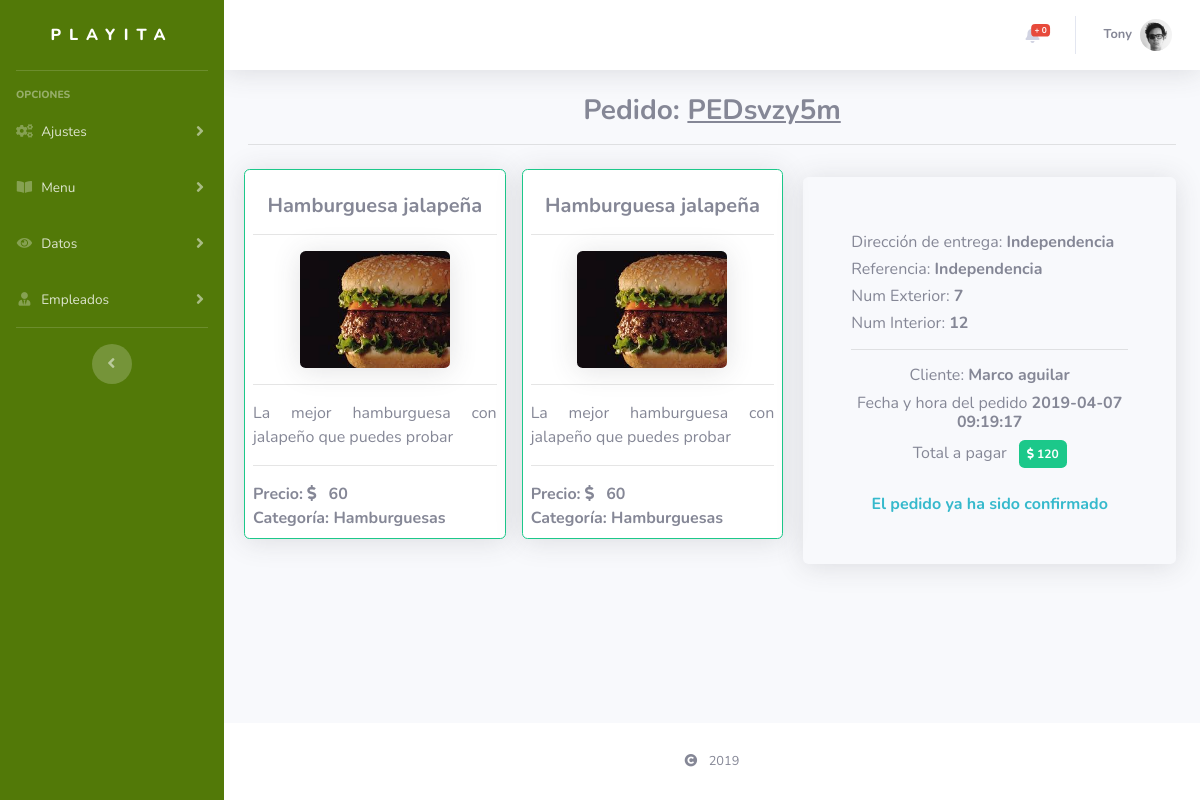
Screenshot of /modadm/detPed/PEDsvzy5m/ (signed in) with the database file from the repository.
### tables this page shows
CREATE TABLE `det_pedido` (
  `id_detpedido` int(11) NOT NULL,
  `id_carrito` int(11) DEFAULT NULL,
  `id_direccion` int(11) DEFAULT NULL,
  `confirm_ped` tinyint(4) DEFAULT NULL,
  `fecha_hora_ped` datetime DEFAULT NULL,
  `fecha_confirm_ped` datetime DEFAULT NULL,
  `cod_conf` varchar(50) DEFAULT NULL
);

CREATE TABLE `plat_menu` (
  `id_platillo` int(11) NOT NULL,
  `id_categoria` int(11) DEFAULT NULL,
  `nombre_plat` varchar(50) DEFAULT NULL,
  `descripcion_plat` varchar(500) DEFAULT NULL,
  `precio_plat` float DEFAULT NULL,
  `tiempo_prepare` varchar(50) DEFAULT NULL,
  `imagen_plat1` varchar(100) DEFAULT NULL,
  `imagen_plat2` varchar(100) DEFAULT NULL,
  `estado_plat` tinyint(4) DEFAULT NULL
);

CREATE TABLE `categoria` (
  `id_categoria` int(11) NOT NULL,
  `nombre_cat` varchar(50) DEFAULT NULL,
  `descripcion_cat` varchar(500) DEFAULT NULL,
  `estado_cat` tinyint(4) DEFAULT NULL
);

### models/admin.model.php (called while the page is built)
<?php
class Administrador {
	function detailsAdmin($keyAdm) {
		try {
			$dbc = new Connect();
			$dbc = $dbc -> getDB();
			$stmt = $dbc -> prepare("SELECT * FROM admin WHERE id_admin = :keyAdm");
			$stmt -> bindParam("keyAdm", $keyAdm, PDO::PARAM_INT);
			$stmt -> execute();
			$data = $stmt -> fetch(PDO::FETCH_OBJ);
			return $data;
		} catch (PDOException $e) {
			echo '{"error":{"text":'.$e->getMessage().'}}';
		} finally {
			$dbc = null; $stmt = null; $data = null;
		}
	}
}

### modadm/adm/detPed.php (the view, shortened to what this page needs)
<?php
$cod = explode("/", $_GET['view']);
$valRec = $cod[1];
?>
<div class="container-fluid animated fadeIn delay-1s mt-4">
	<h3 class="text-center font-weight-bold">
		Pedido: <a style="text-decoration: underline;"><?php echo $valRec; ?></a>
	</h3>
	<hr>
	<div class="row">
		<div class="col-sm-7">
			<div class="row">
				<?php
					$dbc = new Connect();
					$dbc = $dbc -> getDB();
					$dataPed = $dbc -> prepare("SELECT dp.id_detpedido, dp.confirm_ped, dp.fecha_hora_ped, car.fecha_dat, car.estad_car, pm.nombre_plat, pm.descripcion_plat, pm.precio_plat, pm.imagen_plat1, ct.nombre_cat, cl.nombre_cli, cl.telefono_cli, dr.direccion_cli, dr.referencia_cli, dr.num_ext, dr.num_int FROM det_pedido dp  INNER JOIN carrito car ON car.id_carrito = dp.id_carrito INNER JOIN plat_menu pm ON pm.id_platillo = car.id_platillo INNER JOIN categoria ct ON ct.id_categoria = pm.id_categoria INNER JOIN clientes cl ON cl.id_cliente = car.id_cliente INNER JOIN direcciones dr ON dr.id_direccion = dp.id_direccion WHERE dp.cod_conf = :valRec");
					$dataPed -> bindParam("valRec", $valRec, PDO::PARAM_STR);
					$dataPed -> execute();
					while ($dp = $dataPed -> fetch(PDO::FETCH_OBJ)) {
				?>
					<div class="col-sm-6 p-2">
						<div class="border rounded border-success shadow p-2 bg-white">
							<h5 class="card-title text-center font-weight-bold mt-3">
								<?php echo $dp->nombre_plat; ?>
							</h5>
							<hr>
							<div class="text-center mb-3 mt-3">
								<img src="<?php echo SERVERURL; ?>files/platillos/<?php echo $dp->imagen_plat1; ?>" width="150" class="rounded shadow" alt="">
							</div>
							<hr>
							<p class="text-justify">
								<?php echo $dp->descripcion_plat; ?>
							</p>
							<hr>
							<div class="text-left">
								<b>Precio: <i class="fas fa-dollar-sign mr-2"></i> <?php echo $dp->precio_plat; ?> </b>
								<br>
								<b>Categoría: </i> <?php echo $dp->nombre_cat; ?> </b>
							</div>
						</div>
					</div>
				<?php
					}
				?>
			</div>
		</div>
		<div class="col-sm-5 mt-3">
			<?php
				$datPedido = $dbc -> prepare("SELECT dp.confirm_ped, dp.fecha_hora_ped, cl.nombre_cli, cl.telefono_cli, dr.direccion_cli, dr.referencia_cli, dr.num_ext, dr.num_int FROM det_pedido dp  INNER JOIN carrito car ON car.id_carrito = dp.id_carrito INNER JOIN plat_menu pm ON pm.id_platillo = car.id_platillo INNER JOIN categoria ct ON ct.id_categoria = pm.id_categoria INNER JOIN clientes cl ON cl.id_cliente = car.id_cliente INNER JOIN direcciones dr ON dr.id_direccion = dp.id_direccion WHERE dp.cod_conf = :valRec LIMIT 1");
				$datPedido -> bindParam("valRec", $valRec, PDO::PARAM_STR);
				$datPedido -> execute();
				$dped = $datPedido -> fetch(PDO::FETCH_OBJ);
			?>
			<div class="rounded p-5 shadow">
				<h6 class="text-left mt-2">
					Dirección de entrega:
					<b>
						<?php echo $dped -> direccion_cli; ?>
					</b>
				</h6>
				<h6 class="text-left mt-2">
					Referencia:
					<b>
						<?php echo $dped -> direccion_cli; ?>
					</b>
				</h6>
				<h6 class="text-left mt-2">
					Num Exterior:
					<b>
						<?php echo $dped -> num_int; ?>
					</b>
				</h6>
				<h6 class="text-left mt-2">
					Num Interior:
					<b>
						<?php echo $dped -> num_ext; ?>
					</b>
				</h6>
				<hr>
				<h6 class="text-center mt-2">
					Cliente:
					<b>
						<?php echo $dped -> nombre_cli; ?>
					</b>
				</h6>
				<h6 class="text-center mt-2">
					Fecha y hora del pedido
					<b>
						<?php echo $dped -> fecha_hora_ped; ?>
					</b>
				</h6>
				<h6 class="text-center mt-2">
					<span class="mr-2">Total a pagar</span>
					<b>
						<?php
							$sumTot = $dbc -> prepare("SELECT SUM(pm.precio_plat) AS 'precio_plat' FROM det_pedido dp INNER JOIN carrito car ON car.id_carrito = dp.id_carrito INNER JOIN plat_menu pm ON pm.id_platillo = car.id_platillo WHERE dp.cod_conf = :valRec");
							$sumTot -> bindParam("valRec", $valRec, PDO::PARAM_STR);
							$sumTot -> execute();
							$resTot = $sumTot -> fetch(PDO::FETCH_OBJ);
						?>
						<span class="badge badge-success p-2">
							<i class="fas fa-dollar-sign "></i>
							<?php echo $resTot->precio_plat; ?>
						</span>
					</b>
				</h6>
				<div class="text-center mt-4">
					<?php
						if ($dped -> confirm_ped == 1) {
					?>
						<button class="btn btn-success btn-sm" onclick="confirm('<?php echo $valRec; ?>')">
							Confirmar pedido
						</button>
					<?php
						} else {
					?>
						<b class="text-info">El pedido ya ha sido confirmado</b>
					<?php
						}
					?>
				</div>
			</div>
		</div>
	</div>
</div>

### modadm/Index.php (shortened to what this page needs)
<?php
if ($_SESSION['keyAdm'] == "" || $_SESSION['keyAdm'] == null) {
  header('Location:../');
} else {
  include '../models/admin.model.php';
  $keyAdm = $_SESSION['keyAdm'];
  $admin = new Administrador();
  $dataAdmin  = $admin -> detailsAdmin($keyAdm);
  $fechAct = date("Y-m-d");
?>
<!DOCTYPE html>
<html lang="es">
<head>
  <link href="<?php echo SERVERURL; ?>assets/vendor/fontawesome-free/css/all.min.css" rel="stylesheet" type="text/css">
  <link href="<?php echo SERVERURL; ?>assets/css/sb-admin-2.min.css" rel="stylesheet">
  <link rel="stylesheet" type="text/css" href="<?php echo SERVERURLADM; ?>css/styles.css">
  <link href="<?php echo SERVERURL; ?>assets/vendor/datatables/dataTables.bootstrap4.min.css" rel="stylesheet">
</head>
<body id="page-top">
  <div id="wrapper">
    <ul class="navbar-nav back-col sidebar sidebar-dark accordion" id="accordionSidebar">
      <a class="sidebar-brand d-flex align-items-center justify-content-center" href="<?php echo SERVERURLADM; ?>Home/">
        <div class="sidebar-brand-text" style="letter-spacing: .5em;">Playita</div>
      </a>
      <hr class="sidebar-divider">
      <div class="sidebar-heading">
        Opciones
      </div>
      <li class="nav-item">
        <a class="nav-link collapsed" href="#" data-toggle="collapse" data-target="#collapseUpd" aria-expanded="true" aria-controls="collapseUpd">
          <i class="fas fa-fw fa-cogs"></i>
          <span>Ajustes</span>
        </a>
      </li>
      <li class="nav-item">
        <a class="nav-link collapsed" href="#" data-toggle="collapse" data-target="#collapseRegisters" aria-expanded="true" aria-controls="collapseRegisters">
          <i class="fas fa-fw fa-book-open"></i>
          <span>Menu</span>
        </a>
      </li>
      <li class="nav-item">
        <a class="nav-link collapsed" href="#" data-toggle="collapse" data-target="#collapseTables" aria-expanded="true" aria-controls="collapseTables">
          <i class="fas fa-fw fa-eye"></i>
          <span>Datos</span>
        </a>
      </li>
      <li class="nav-item">
        <a class="nav-link collapsed" href="#" data-toggle="collapse" data-target="#collapseUsers" aria-expanded="true" aria-controls="collapseUsers">
          <i class="fas fa-fw fa-user-tie"></i>
          <span>Empleados</span>
        </a>
      </li>
      <hr class="sidebar-divider d-none d-md-block">
      <div class="text-center d-none d-md-inline">
        <button class="rounded-circle border-0" id="sidebarToggle"></button>
      </div>
    </ul>
    <div id="content-wrapper" class="d-flex flex-column">
      <div id="content">
        <nav class="navbar navbar-expand navbar-light bg-white topbar mb-4 static-top shadow">
          <ul class="navbar-nav ml-auto">
            <li class="nav-item dropdown no-arrow mx-1">
              <a class="nav-link dropdown-toggle" href="#" id="alertsDropdown" role="button" data-toggle="dropdown" aria-haspopup="true" aria-expanded="false">
                <?php
                    $dbc = new Connect();
                    $dbc = $dbc -> getDB();
                    $valid = 1;
                    $countNotif = $dbc -> prepare("SELECT DISTINCTROW dp.cod_conf AS 'COD' FROM det_pedido dp WHERE confirm_ped = :valid && DATE(fecha_hora_ped) = :fechAct");
                    $countNotif -> bindParam("valid", $valid, PDO::PARAM_INT);
                    $countNotif -> bindParam("fechAct", $fechAct, PDO::PARAM_STR);
                    $countNotif -> execute();
                    $rowCountNotif = $countNotif -> rowCount();
                ?>
                    <span class="badge badge-danger badge-counter"> + <?php echo $rowCountNotif; ?></span>
              </a>
            </li>
            <li class="nav-item dropdown no-arrow">
              <a class="nav-link dropdown-toggle" href="#" id="userDropdown" role="button" data-toggle="dropdown" aria-haspopup="true" aria-expanded="false">
                <span class="mr-2 d-none d-lg-inline text-gray-600 small text-capitalize font-weight-bold">
                  <?php echo $dataAdmin->usuario_adm; ?>
                </span>
                  <img src='<?php echo SERVERURL; ?>assets/img/avatar-dhg.png' class="img-profile rounded-circle">
              </a>
            </li>
          </ul>
        </nav>
        <?php
          if (isset($_GET['view'])) {
              $views = explode("/", $_GET['view']);
              if (is_file('adm/'.$views[0].'.php')) { {}
                  include 'adm/'.$views[0].'.php';
              } else {
                  include 'adm/Index.php';
              }
          } else {
              include 'adm/Index.php';
          }
        ?>
      </div>
      <footer class="sticky-footer bg-white">
        <div class="container my-auto">
          <div class="copyright text-center my-auto">
            <span>
              <i class="fas fa-copyright mr-2"></i>
            </span>
          </div>
        </div>
      </footer>
    </div>
  </div>
</body>
</html>
<?php
}
?>

### modadm/css/styles.css (style rules this page uses)
.back-col { background-color: #527908 }

### rows the page displays
det_pedido: plat_menu.nombre_plat "Hamburguesa jalapeña", plat_menu.imagen_plat1 (picture), plat_menu.descripcion_plat "La mejor hamburguesa con jalapeño que puedes probar", plat_menu.precio_plat "60", categoria.nombre_cat "Hamburguesas"
det_pedido: plat_menu.nombre_plat "Hamburguesa jalapeña", plat_menu.imagen_plat1 (picture), plat_menu.descripcion_plat "La mejor hamburguesa con jalapeño que puedes probar", plat_menu.precio_plat "60", categoria.nombre_cat "Hamburguesas"

### other values shown
$rowCountNotif "0"
$dataAdmin->usuario_adm "Tony"
$valRec "PEDsvzy5m"
$dped -> direccion_cli "Independencia"
$dped -> num_int "7"
$dped -> num_ext "12"
$dped -> nombre_cli "Marco aguilar"
$dped -> fecha_hora_ped "2019-04-07 09:19:17"
$resTot->precio_plat "120"
